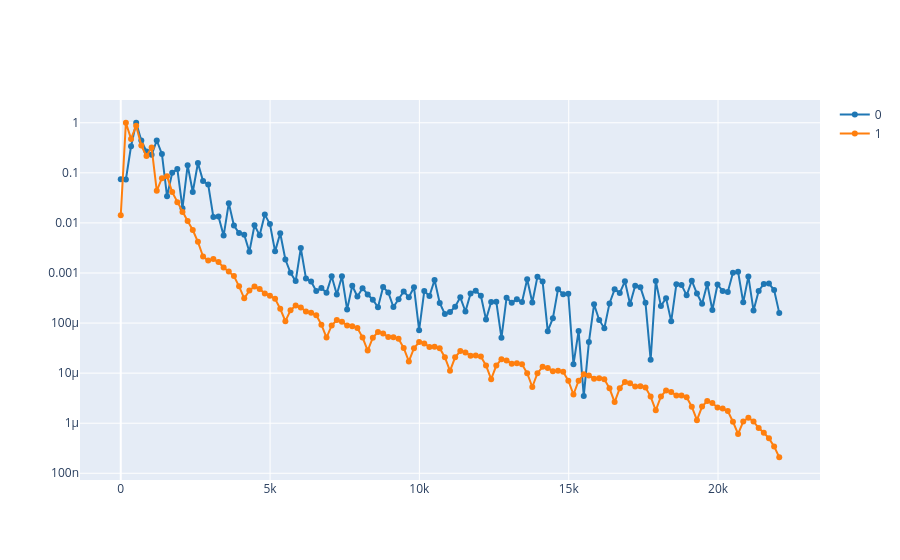

The code cell stored with this chart in its notebook:
### Markdown cell above
2.2. Calculate the spectrogram of the synthesized signal `S_synt`; and compare the spectrums of both signals at the same time using `plot_spectrum_at(ff, tt, [S_ref, S_synt], time)`, where `S_ref`is spectrogram of the reference signal.

**Note:** use the same window length to calculate both spectrograms.

### Code cell
# Write the code here
ff, tt, S = spectrogram(ref, fs)
ff_synth, tt_synth, S_synth = spectrogram(synth, fs)
time = 0.5

plot_spectrum_at(ff, tt, [S, S_synth], time)

### Figure 1 — Plotly figure (JSON) as saved in the notebook; plotly's stock layout.template omitted (floating-point values rounded to 4 significant figures; data arrays with more than 128 entries replaced by an {"elided": "..."} marker saying what was removed)
{"data": [{"line": {"color": "#1f77b4", "shape": "linear"}, "mode": "lines+markers", "name": "0", "type": "scatter", "x": {"elided": "129 float values"}, "y": {"elided": "129 float values"}}, {"line": {"color": "#ff7f0e", "shape": "linear"}, "mode": "lines+markers", "name": "1", "type": "scatter", "x": {"elided": "129 float values"}, "y": {"elided": "129 float values"}}], "layout": {"yaxis": {"type": "log"}}}
